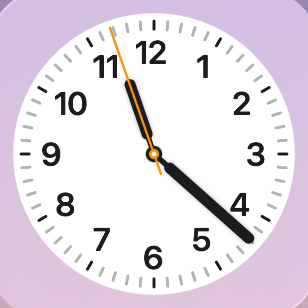
#> input picture lesson_3/clock.png, 308 x 308 px, found by its file name
$ python morphology.py   (older library calls are emulated)
#> lines starting #> are read from the running program, lines starting #| are printed output that depends on the picture; after the words box and inside, x2 and y2 are one past the last pixel; in counts of white or black regions, pixels touching at a corner belong together
### lesson_3/image_utils.py
import cv2
import numpy as np


def edge_detect(gray, method='canny', ksize=3, low_threshold=50, high_threshold=150):
    """
    通用边缘检测函数
    输入:
      gray: 灰度图 (uint8)
      method: 'canny','sobel','laplacian'
    返回:
      单通道 uint8 图像, 范围 0-255
    """
    if method == 'canny':
        blurred = cv2.GaussianBlur(gray, (5, 5), 1.4)
        edges = cv2.Canny(blurred, low_threshold, high_threshold)
        return edges

    if method == 'sobel':
        gx = cv2.Sobel(gray, cv2.CV_64F, 1, 0, ksize=ksize)
        gy = cv2.Sobel(gray, cv2.CV_64F, 0, 1, ksize=ksize)
        mag = np.sqrt(gx * gx + gy * gy)
        if np.max(mag) > 0:
            mag = (mag / np.max(mag) * 255).astype(np.uint8)
        else:
            mag = np.zeros_like(gray)
        return mag

    if method == 'laplacian':
        lap = cv2.Laplacian(gray, cv2.CV_64F, ksize=ksize)
        edges = np.uint8(np.absolute(lap))
        return edges

    raise ValueError('Unknown method: ' + str(method))

### lesson_3/morphology.py
import cv2
import numpy as np
from image_utils import edge_detect


# 读取灰度图
img = cv2.imread("lesson_3/clock.PNG", cv2.IMREAD_GRAYSCALE)
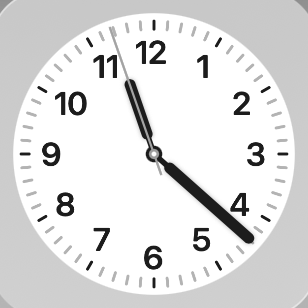
#> img: shape (308, 308); min 25, max 255, mean 223.2

if img is None:
    raise FileNotFoundError("Image not found!")

# 先做边缘检测（可改 method 为 'canny','sobel',...）
edges = edge_detect(img, method='canny', low_threshold=50, high_threshold=150)
#> in edge_detect, `blurred = cv2.GaussianBlur(gray, (5, 5), 1.4)`:
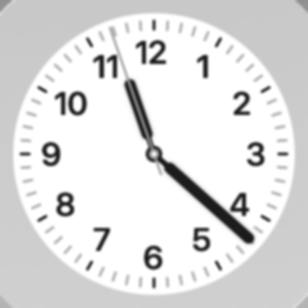
#> blurred: shape (308, 308); min 28, max 255, mean 223.2
#> in edge_detect, `edges = cv2.Canny(blurred, low_threshold, high_threshold)`:
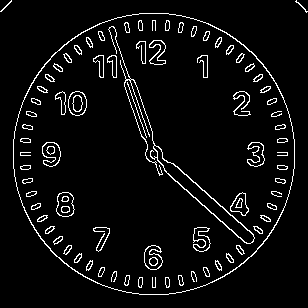
#> edges: shape (308, 308); 5.4% white in thin lines or dots

_, binary = cv2.threshold(img, 0, 255, cv2.THRESH_BINARY + cv2.THRESH_OTSU)
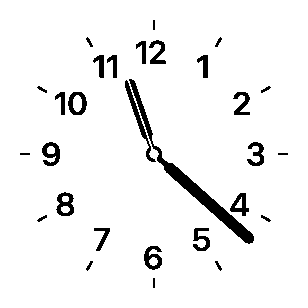
#> binary: shape (308, 308); 94.6% white; 29 black regions, largest, box (x1, y1, x2, y2) and area: (129, 79, 254, 244) 1690, (125, 80, 156, 162) 353, (56, 192, 74, 216) 252

# 定义形态学运算的核大小
kernel_morph = cv2.getStructuringElement(cv2.MORPH_RECT, (3, 3))

# 开运算：先腐蚀再膨胀
opening = cv2.morphologyEx(binary, cv2.MORPH_OPEN, kernel_morph)
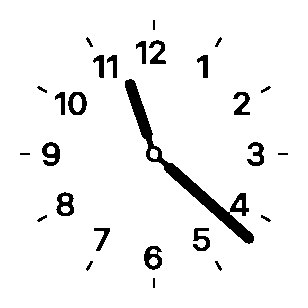
#> opening: shape (308, 308); 94.4% white; 27 black regions, largest, box (x1, y1, x2, y2) and area: (125, 79, 254, 244) 2398, (42, 142, 60, 166) 255, (56, 192, 74, 216) 254

# 闭运算：先膨胀再腐蚀
closing = cv2.morphologyEx(binary, cv2.MORPH_CLOSE, kernel_morph)
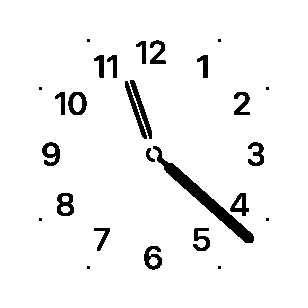
#> closing: shape (308, 308); 94.9% white; 27 black regions (8 under 20 px), largest, box (x1, y1, x2, y2) and area: (153, 146, 254, 243) 1372, (130, 80, 152, 139) 295, (125, 81, 147, 139) 272

# 合并显示：原图 | 边缘 | 开运算 | 闭运算
row1 = np.hstack([img, binary, opening, closing])
canvas = np.vstack([row1])

# 为了方便放上白色文字，转为 BGR
canvas_color = cv2.cvtColor(canvas, cv2.COLOR_GRAY2BGR)

# 添加标题文字
labels = [
    ("Original", (10, 20)),
    ("Binary", (266, 20)),
    ("Opening", (522, 20)),
    ("Closing", (778, 20)),
]

for text, (x, y) in labels:
    cv2.putText(canvas_color, text, (x, y), cv2.FONT_HERSHEY_SIMPLEX, 0.6, (255, 255, 255), 1, cv2.LINE_AA)
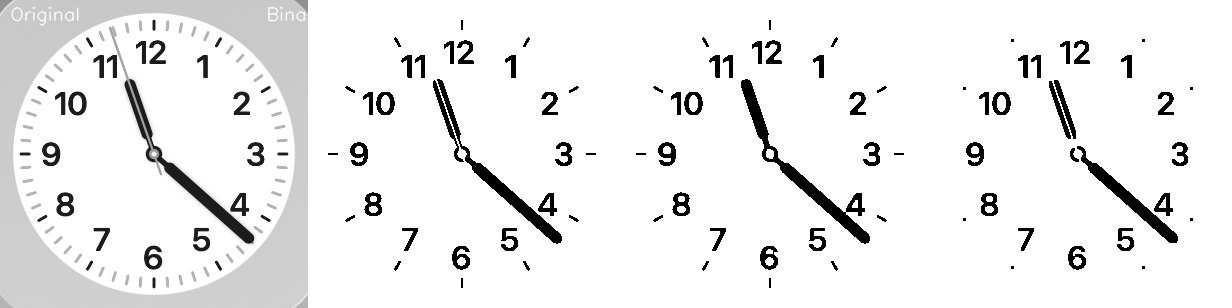
#> canvas_color: shape (308, 1232, 3); min 0, max 255, mean 236.9

# 显示结果
cv2.imshow("Morphology with Edge Preprocessing", canvas_color)
cv2.waitKey(0)
cv2.destroyAllWindows()
